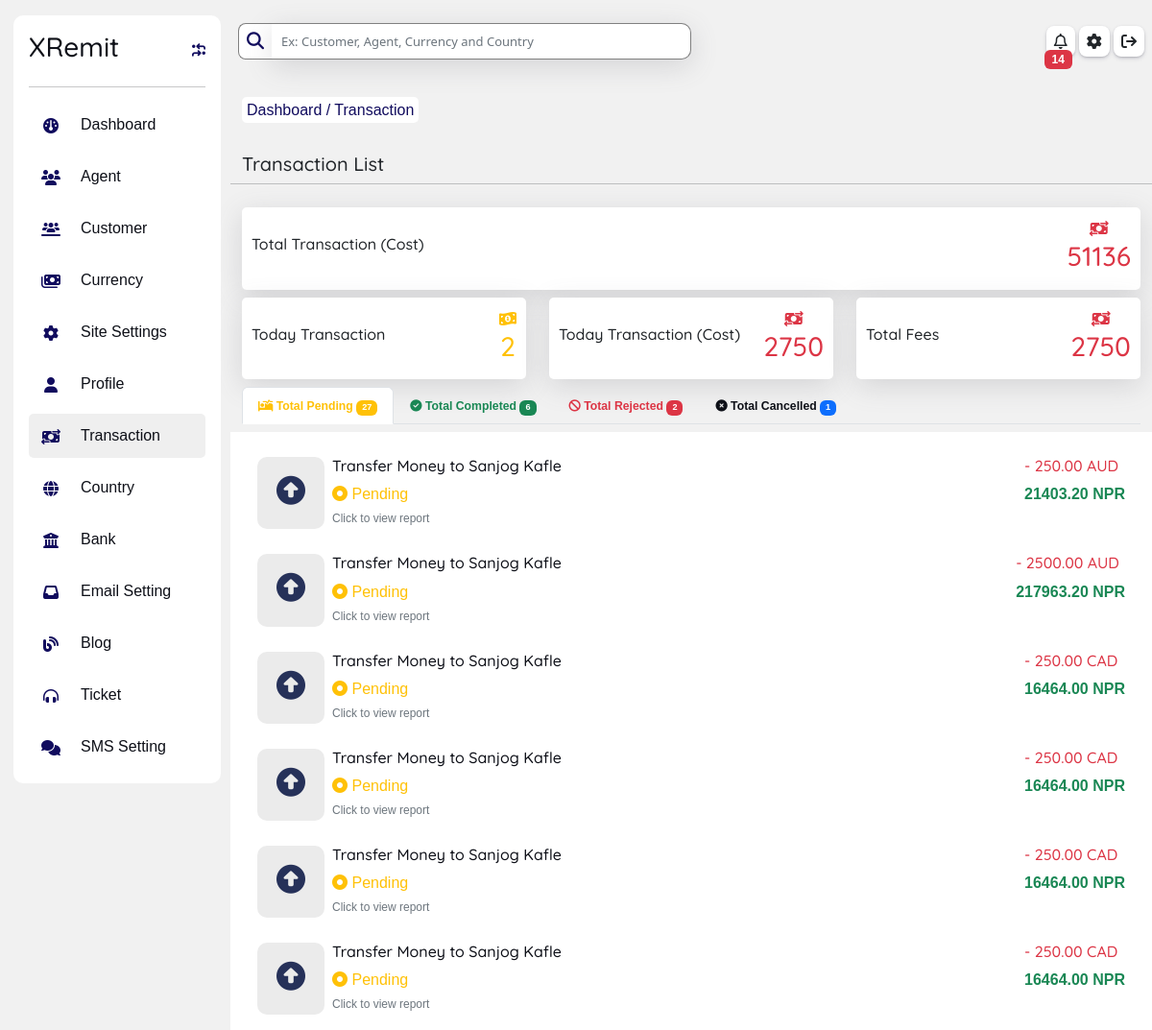
The app's page /owner/transaction-owner-alllist (upper part), older data.
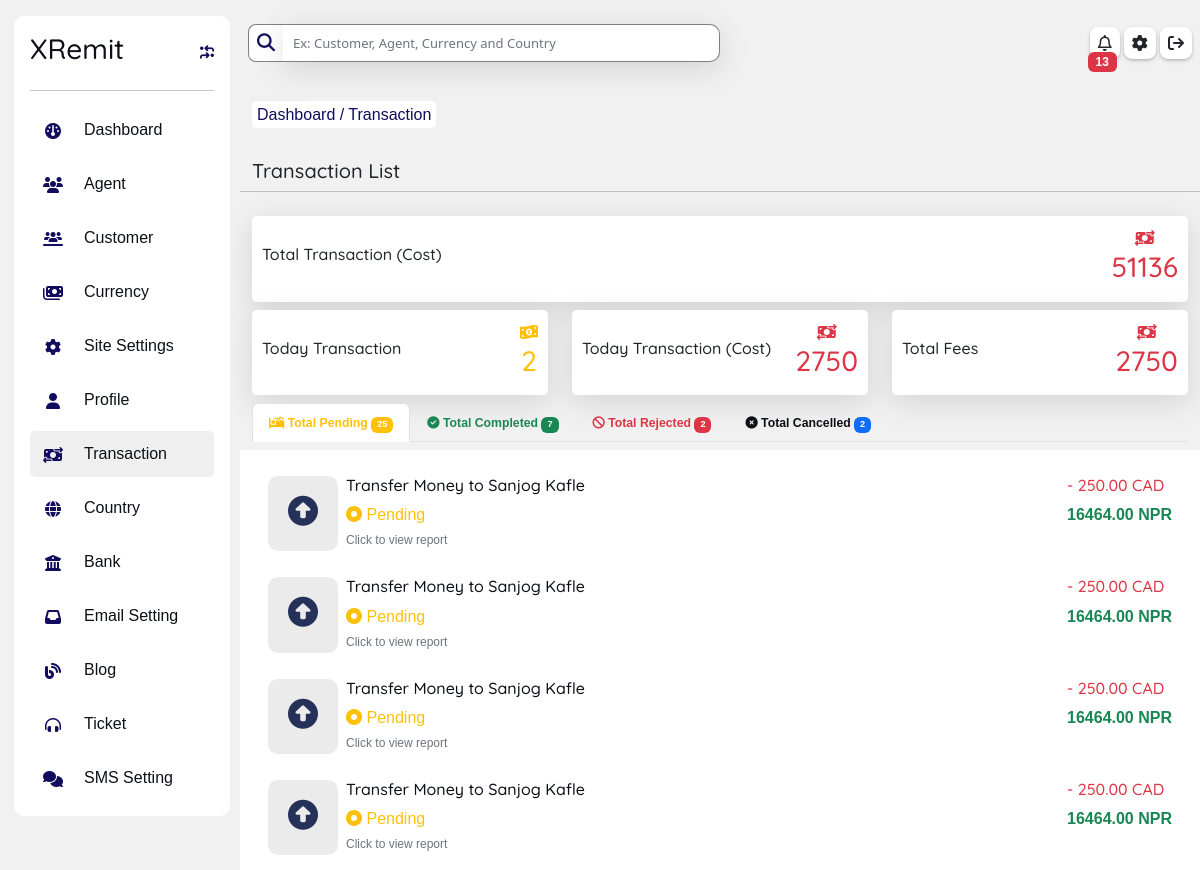
The same page, newer data.
### homepage/models.py (models this page shows, shortened)
class Transaction(models.Model):
    customer = models.ForeignKey(Customer, related_name='customer_transaction', on_delete=models.CASCADE)
    recipient = models.ForeignKey(Recipient, related_name='recipient_transaction', on_delete=models.CASCADE)
    sending_currency = models.ForeignKey(Currency, related_name='sending_currency', on_delete=models.CASCADE)
    receiving_currency = models.ForeignKey(Currency, related_name='receiving_currency', on_delete=models.CASCADE)
    fee = models.DecimalField(max_digits=10, decimal_places=2, default=0)
    converting_rate = models.DecimalField(max_digits=10, decimal_places=2, default=0)
    commision_rate = models.DecimalField(max_digits=10, decimal_places=2, default=0)
    sent = models.DecimalField(max_digits=10, decimal_places=2, default=0)
    received = models.DecimalField(max_digits=10, decimal_places=2, default=0)
    sent_money_to_us = models.BooleanField(default=False)
    sent_to_client = models.BooleanField(default=False)
    status = models.CharField(max_length= 200, choices=(
        ('Pending', 'Pending'),
        ('Completed', 'Completed'),
        ('Cancelled', 'Cancelled'),
        ('Rejected', 'Rejected')
    ), default='Pending')
    bank = models.ForeignKey(BankAccount, related_name='transaction_bank', null = True, blank= True, on_delete=models.DO_NOTHING)
    created_at = models.DateTimeField(auto_now_add= True)
    updated_at = models.DateTimeField(auto_now=True)
    sending_purpose = models.ForeignKey(SendingPurpose, related_name = "transaction_purpose", on_delete=models.DO_NOTHING, null = True, blank= True)
    source_of_fund = models.ForeignKey(SourceFund, related_name = "transaction_source", on_delete=models.DO_NOTHING, null = True, blank= True)

class Recipient(models.Model):
    customer = models.ForeignKey(Customer, related_name='recipient_customer', on_delete=models.CASCADE, null = True, blank=True)
    transaction_type = models.CharField(max_length=300, choices=(
        ('CashPickup', 'Cash Pickup'),
        ('BankTransfer', 'Bank Transfer'),
        ('MobileTransfer', 'Mobile Transfer'),
        ('WallettoWalletTransfer', 'Wallet to Wallet Transfer')
    ))
    first_name = models.CharField(max_length=200)
    middle_name = models.CharField(max_length=200, null=True, blank=True)
    last_name = models.CharField(max_length=200)
    country = models.ForeignKey(Country, related_name='recipent_country', on_delete=models.CASCADE)
    address = models.CharField(max_length=200)
    state = models.CharField(max_length=200, null = True, blank= True)
    city = models.CharField(max_length=200)
    zip_code = models.CharField(max_length=200)
    number = models.BigIntegerField()
    created_at = models.DateTimeField(auto_now_add= True)
    updated_at = models.DateTimeField(auto_now=True)

class Currency(models.Model):
    country = models.OneToOneField(Country, related_name='currency_country', on_delete=models.CASCADE)
    currecy_rate = models.DecimalField(max_digits=10, decimal_places=2, default=0)
    conversion_rate = models.DecimalField(max_digits=10, decimal_places=2, default=0)
    commision_rate = models.DecimalField(max_digits=10, decimal_places=2, default=0)
    currecy_sign = models.CharField(max_length=200)
    created_at = models.DateTimeField(auto_now_add= True)
    updated_at = models.DateTimeField(auto_now=True)

### owner/views.py (the view)
# urls.py: path('transaction-owner-alllist', views.transactionView, name = "transaction"),
def transactionView(request):
    trans = Transaction.objects.all().order_by('-id')
    total_t = trans.count()
    rejected = trans.filter(status = "Rejected").count()
    pending = trans.filter(status = "Pending").count()
    complete = trans.filter(status = "Completed").count()
    cancelled = trans.filter(status = "Cancelled").count()
    today_trans = trans.filter(created_at__date = datetime.date.today()).count()
    total_cost = trans.aggregate(sum_amount=Sum('sent'))['sum_amount']
    today_total = Transaction.objects.filter(created_at__date = datetime.date.today()).aggregate(sum_amount=Sum('sent'))['sum_amount']
    dist = {
        'total_cost':total_cost,
        'fees':trans.aggregate(sum_amount=Sum('fee'))['sum_amount'],
        'today_cost':today_total if today_total else 0,
        'today_trans':today_trans,
        'transaction':trans, 'total_t':total_t,
        'rejected':rejected,
        'pending':pending,
        'complete':complete,
        'cancelled':cancelled,
        'transCancelled':trans.filter(status= "Cancelled"),
        'transRejected':trans.filter(status= "Rejected"),
        'transComplete':trans.filter(status= "Completed"),
        'transPending':trans.filter(status= "Pending"),
    }
    noti = notification(request)
    dist.update(noti)
    return render(request, "owner/transaction.html", dist)

### homepage/models.py (called while the page is built)
    def __str__(self):
        return self.name

### owner/views.py (called while the page is built)
def notification(request):
    noti = AdminNotification.objects.filter(seen= False).order_by('-id')
    count = noti.filter(seen= False).count()
    try:
       navbarstatus= request.session['navbar']
    except:
        navbarstatus= 'big'
    li = {
        'noti':noti,
        'noti_count':count,
        'navbarstatus':navbarstatus
    }
    return li

### template/owner/transaction.html (shortened to what the changed rows need)
{% extends 'owner/dashboard.html' %}
{% load static %}
{% block inside %}
<div class="row p-0 m-0 mt-3">
    <div class="row p-0 m-0 mt-3">
        <div class="col-12  mt-2">
            <ul class="nav nav-tabs" id="myTab" role="tablist">
                <li class="nav-item" role="presentation">
                    <p class="nav-link active text-warning" id="pending-tab" data-bs-toggle="tab" data-bs-target="#pending" type="button" role="tab" aria-controls="pending" aria-selected="true">
                      <small class="my-auto">
                          <i class="fa fa-procedures"></i>
                          Total Pending <span class="badge bg-warning">{{pending}}</span>
                      </small>
                    </p>
                  </li>
                  <li class="nav-item" role="presentation">
                    <p class="nav-link  text-success" id="home-tab" data-bs-toggle="tab" data-bs-target="#home" type="button" role="tab" aria-controls="home" aria-selected="true">
                      <small class="my-auto">
                          <i class="fa fa-check-circle"></i>
                          Total Completed <span class="badge bg-success">{{complete}}</span>
                      </small>
                    </p>
                  </li>
                <li class="nav-item" role="presentation">
                    <p class="nav-link text-primary" id="transaction1-tab" data-bs-toggle="tab" data-bs-target="#transaction1" type="button" role="tab" aria-controls="transaction1" aria-selected="false">
                        <small class="my-auto">
                            <i class="fa fa-times-circle"></i>
                            Total Cancelled <span class="badge bg-primary">{{cancelled}}</span>
                        </small>
                    </p>
                </li>
            </ul>
        </div>
        <div class="col-12 mt-2 p-0">
            <div class="tab-content">
                <div style="background-color:white;" class="tab-pane active" id="pending" role="tabpanel" aria-labelledby="pending-tab">
                    <div class="row p-2 m-0">
                        <div class="col-12">
                            {% for i in transPending %}
                                <a href="{%url 'owner:transactionDetail' i.id%}">
                                    <div class="transaction-div p-2" id="login-card" data-bs-toggle="modal" data-bs-target="#exampleModalEdit{{i.id}}">
                                        <div class="d-flex">
                                            <i class="trans-icon fa fa-arrow-alt-circle-up"></i>
                                            <span class="ps-2 my-auto" >
                                                <h6 class="text-primary">
                                                Transfer Money to {{i.recipient.first_name}} {%if i.recipient.middle_name%} {{i.recipient.middle_name}} {%endif%} {{i.recipient.last_name}}
                                                </h6>
                                                {% if i.status == 'Pending' %}
                                                    <p class="text-warning p-0 m-0">
                                                        <i class="fa fa-circle-dot"></i>
                                                        Pending
                                                    </p>
                                                {% endif %}
                                                <small class="text-secondary" style="font-size: 12px;">
                                                    Click to view report
                                                </small>
                                            </span>
                                        </div>
                                        <div>
                                        <h6 class="text-danger">
                                            - {{i.sent}} {{i.sending_currency.currecy_sign}}
                                        </h6>
                                        <p class="text-success">
                                            <b>
                                                {{i.received}} {{i.receiving_currency.currecy_sign}}
                                            </b>
                                        </p>
                                        </div>
                                    </div>
                                </a>
                            {% endfor %}
                        </div>
                    </div>
                </div>
            </div>
        </div>
    </div>
</div>
{% endblock inside %}

Row changes from the older to the newer data that the page shows:
no longer on this page (row edited): Transaction: recipient.first_name "Sanjog", recipient.last_name "Kafle", status "Pending" (drawn), sent "250.00", sending_currency.currecy_sign "AUD", received "21403.20", receiving_currency.currecy_sign "NPR"
no longer on this page (row edited): Transaction: recipient.first_name "Sanjog", recipient.last_name "Kafle", status "Pending" (drawn), sent "2500.00", sending_currency.currecy_sign "AUD", received "217963.20", receiving_currency.currecy_sign "NPR"
Text that changed along with them:
{{ noti_count }}: "14" → "13"
{{ pending }}: "27" → "25"
{{ complete }}: "6" → "7"
{{ cancelled }}: "1" → "2"
